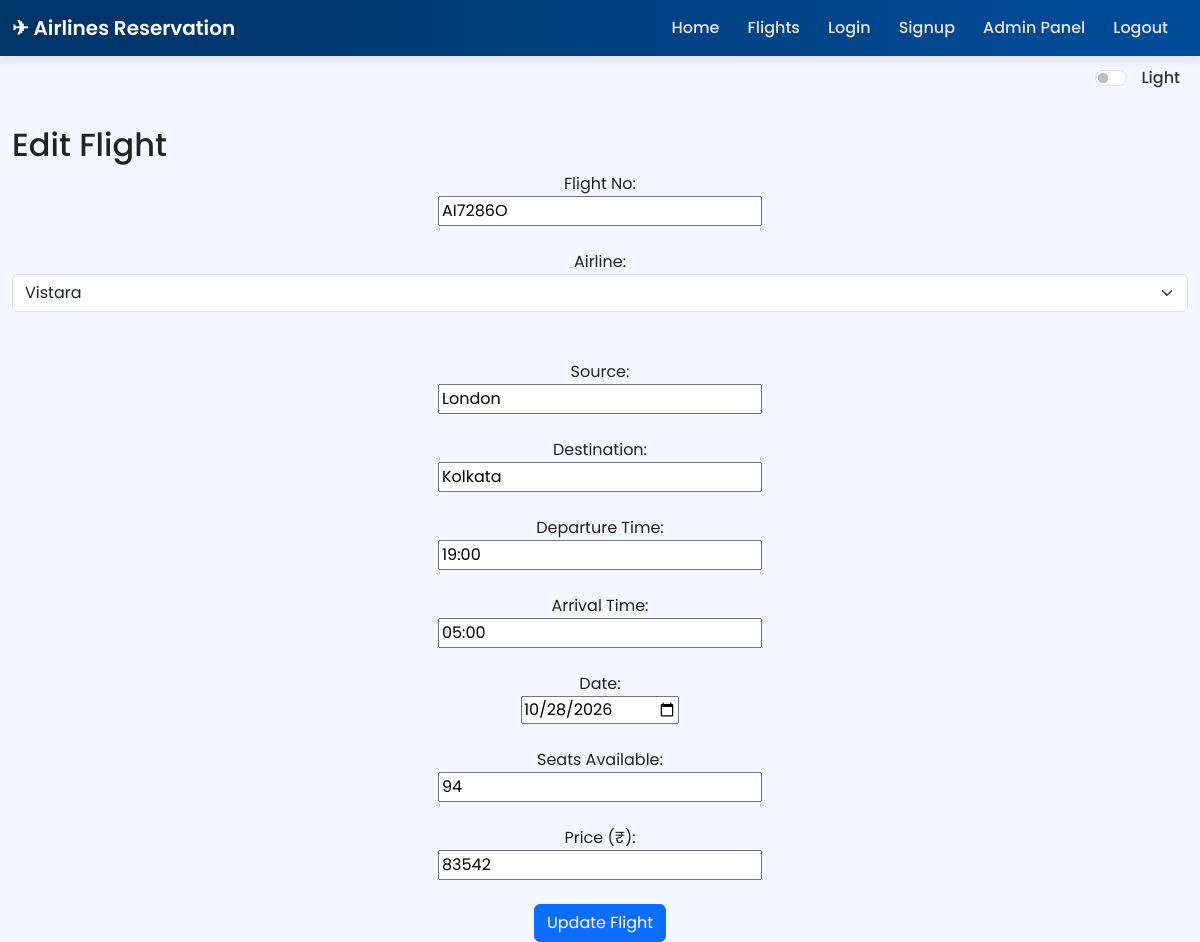
/edit_flight/29 (signed in), run on the app's committed database.
### models.py (models this page shows)
class Flight(db.Model):
    id = db.Column(db.Integer, primary_key=True)
    flight_no = db.Column(db.String(20), unique=True, nullable=False)
    airline = db.Column(db.String(50), nullable=False)  # NEW
    source = db.Column(db.String(100), nullable=False)
    destination = db.Column(db.String(100), nullable=False)
    departure_time = db.Column(db.String(50), nullable=False)
    arrival_time = db.Column(db.String(50), nullable=False)
    seats_available = db.Column(db.Integer, nullable=False)
    date = db.Column(db.String(20), nullable=False)
    price = db.Column(db.Integer, nullable=False)  # NEW
    bookings = db.relationship("Booking", backref="flight", lazy=True)

### views.py (the view, shortened to what this page needs)
@app_views.route('/edit_flight/<int:flight_id>', methods=['GET', 'POST'])
@admin_required
def edit_flight(flight_id):
    flight = Flight.query.get_or_404(flight_id)
    return render_template('edit_flight.html', flight=flight)

### views.py (called while the page is built)
def admin_required(view):
    @wraps(view)
    def wrapper(*args, **kwargs):
        if not session.get('admin_logged_in'):
            flash("Admin login required.", "warning")
            return redirect(url_for('app_views.admin_login'))
        return view(*args, **kwargs)
    return wrapper

### templates/edit_flight.html (shortened to what this page needs)
{% extends 'base.html' %}
{% block content %}
<h2>Edit Flight</h2>
<form action="{{ url_for('app_views.edit_flight', flight_id=flight.id) }}" method="POST" style="text-align:center;">
  <label>Flight No:</label><br>
  <input type="text" name="flight_no" value="{{ flight.flight_no }}" required><br><br>
  <label>Airline:</label><br>
  <select name="airline" class="form-select">
    <option selected>{{ flight.airline }}</option>
  </select>
  <br><br>
  <label>Source:</label><br>
  <input type="text" name="source" value="{{ flight.source }}" required><br><br>
  <label>Destination:</label><br>
  <input type="text" name="destination" value="{{ flight.destination }}" required><br><br>
  <label>Departure Time:</label><br>
  <input type="text" name="departure_time" value="{{ flight.departure_time }}" required><br><br>
  <label>Arrival Time:</label><br>
  <input type="text" name="arrival_time" value="{{ flight.arrival_time }}" required><br><br>
  <label>Date:</label><br>
  <input type="date" name="date" value="{{ flight.date }}" required><br><br>
  <label>Seats Available:</label><br>
  <input type="number" name="seats_available" value="{{ flight.seats_available }}" required><br><br>
  <label>Price (₹):</label><br>
  <input type="number" name="price" value="{{ flight.price }}" min="1000" step="100" required><br><br>
  <button class="btn btn-primary" type="submit">Update Flight</button>
</form>
{% endblock %}

### templates/base.html (style rules this page uses)
body { font-family: "Poppins", sans-serif; background: #f4f7ff; color: #222; transition: background 0.4s ease, color 0.4s ease; }
* { transition: background 0.35s ease, color 0.35s ease, border-color 0.35s ease; }

### data on the page
Flight: flight_no "AI7286O", airline "Vistara", source "London", destination "Kolkata", departure_time "19:00", arrival_time "05:00", date "10/28/2026", seats_available "94", price "83542"
